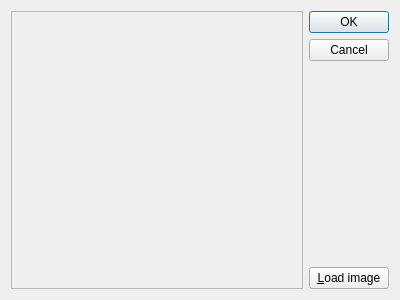
<?xml version="1.0" encoding="UTF-8"?>
<ui version="4.0">
 <class>aircraft_search_form</class>
 <widget class="QDialog" name="aircraft_search_form">
  <property name="geometry">
   <rect>
    <x>0</x>
    <y>0</y>
    <width>400</width>
    <height>300</height>
   </rect>
  </property>
  <property name="windowTitle">
   <string>Search</string>
  </property>
  <layout class="QGridLayout" name="gridLayout_2">
   <item row="0" column="0" rowspan="2">
    <widget class="QScrollArea" name="scrollArea">
     <property name="widgetResizable">
      <bool>true</bool>
     </property>
     <widget class="QWidget" name="scrollAreaWidgetContents">
      <property name="geometry">
       <rect>
        <x>0</x>
        <y>0</y>
        <width>294</width>
        <height>280</height>
       </rect>
      </property>
      <layout class="QGridLayout" name="gridLayout">
       <item row="0" column="0">
        <widget class="QLabel" name="lImage">
         <property name="text">
          <string>&lt;html&gt;&lt;head/&gt;&lt;body&gt;&lt;p&gt;&lt;br/&gt;&lt;/p&gt;&lt;/body&gt;&lt;/html&gt;</string>
         </property>
        </widget>
       </item>
      </layout>
     </widget>
    </widget>
   </item>
   <item row="0" column="1">
    <widget class="QDialogButtonBox" name="buttonBox">
     <property name="orientation">
      <enum>Qt::Vertical</enum>
     </property>
     <property name="standardButtons">
      <set>QDialogButtonBox::Cancel|QDialogButtonBox::Ok</set>
     </property>
    </widget>
   </item>
   <item row="1" column="1">
    <widget class="QPushButton" name="pbLoad">
     <property name="text">
      <string>&amp;Load image</string>
     </property>
    </widget>
   </item>
  </layout>
 </widget>
 <resources/>
 <connections>
  <connection>
   <sender>buttonBox</sender>
   <signal>accepted()</signal>
   <receiver>aircraft_search_form</receiver>
   <slot>accept()</slot>
   <hints>
    <hint type="sourcelabel">
     <x>248</x>
     <y>254</y>
    </hint>
    <hint type="destinationlabel">
     <x>157</x>
     <y>274</y>
    </hint>
   </hints>
  </connection>
  <connection>
   <sender>buttonBox</sender>
   <signal>rejected()</signal>
   <receiver>aircraft_search_form</receiver>
   <slot>reject()</slot>
   <hints>
    <hint type="sourcelabel">
     <x>316</x>
     <y>260</y>
    </hint>
    <hint type="destinationlabel">
     <x>286</x>
     <y>274</y>
    </hint>
   </hints>
  </connection>
 </connections>
</ui>
